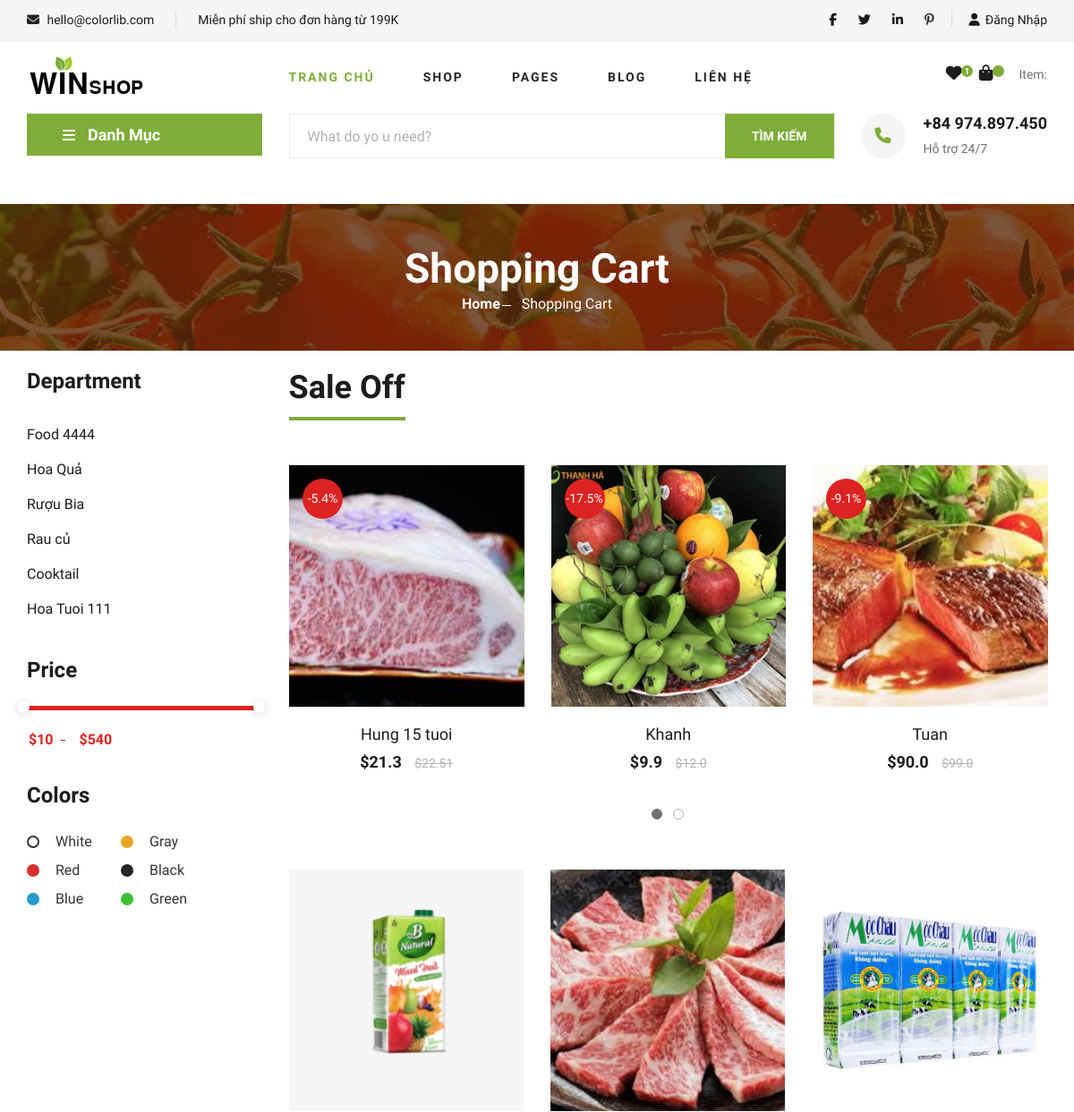
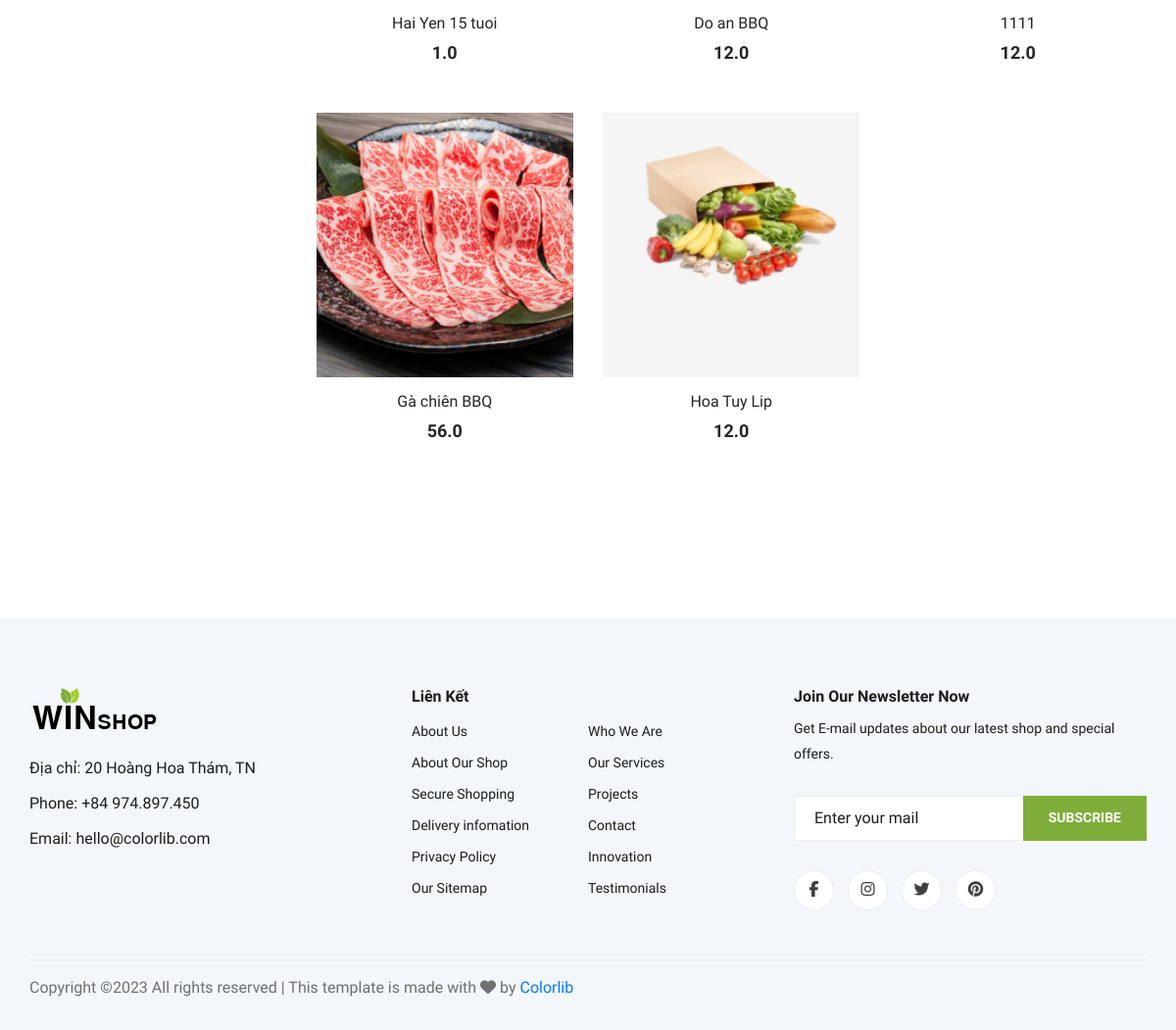
The app's page /shop/ with its own data (2 pictures, top to bottom).
### app/models.py (models this page shows, shortened)
class Category(models.Model):
    sub_category = models.ForeignKey('self', on_delete=models.CASCADE, related_name='sub_categories', null=True, blank=True)
    is_sub = models.BooleanField(default=False)
    name = models.CharField(max_length=200, null=True)
    slug = models.CharField(max_length=200, null=True)
    image = models.ImageField(null=True, blank=True)
    def __str__(self):
        return self.name

class Product(models.Model):
    name = models.CharField(max_length=200, null=True)
    category = models.ManyToManyField(Category, related_name='product_category')
    price = models.FloatField()
    price_sale = models.DecimalField(max_digits=10, decimal_places=2, default=0.0)
    describe = models.CharField(max_length=300, null=True)
    digital = models.BooleanField(default=False, null=True, blank=False)
    image = models.ImageField(null=True, blank=True)
    unit = models.CharField(max_length=50, null=True, blank=True)
    count = models.IntegerField(default=0)
    @property
    def ImageURL(self):
        try:
            url = self.image.url
        except:
            url = ''
        return url

### app/python/app/shop.py (the view)
# urls.py: path('shop/', views.shop, name="shop"),
def shop(request):
    slide_hidden = "hidden"
    fixed_height = "5px"
    user = request.user
    if user.is_staff:
        print('admin')
        show_manage = 'show'
    else:
        print('not admin')
        show_manage = 'none'
    categories = Category.objects.all()
    products = Product.objects.filter(price_sale=0)
    products_sale = Product.objects.exclude(price_sale=0)
    first_product_sale = products_sale[0]
    print(categories)
    for product in products_sale:
        product.price = float(product.price)
        product.price_sale = float(product.price_sale)
        product.sale = ((product.price - product.price_sale) / product.price) * 100
    if request.user.is_authenticated:
        customer = request.user
        order, created = Order.objects.get_or_create(customer=customer, complete=False)
        items = order.orderitem_set.all()
        user_not_login = "none"
        user_login = "show"
        for item in items:
            item.total = item.product.price * item.quantity
    else:
        order = None
        items = []
        user_not_login = "show"
        user_login = "none"
    context = {'categories': categories,
               'products': products,
               'products_sale': products_sale,
               'first_product_sale': first_product_sale,
               'show_manage': show_manage,
               'user_not_login': user_not_login,
               'user_login': user_login,
               'slide_hidden': slide_hidden,
               'fixed_height': fixed_height,
               'order': order,
               'items': items,
               }
    return render(request, 'app/shop.html', context)

### app/templates/app/shop.html (shortened to what this page needs)
{% extends 'app/base.html' %}
{% load static %}
{% block shop-content %}
    <section class="breadcrumb-section set-bg mt-4" data-setbg="{% static 'app/images/details/details-hero.jpg' %}">
        <div class="container">
            <div class="row">
                <div class="col-lg-12 text-center">
                    <div class="breadcrumb__text">
                        <h2>Shopping Cart</h2>
                        <div class="breadcrumb__option">
                            <a href="{% url 'home' %}">Home</a>
                            <span>Shopping Cart</span>
                        </div>
                    </div>
                </div>
            </div>
        </div>
    </section>
    <section style="padding-top: 20px;" class="product spad">
        <div class="container">
            <div class="row">
                <div class="col-lg-3 col-md-5">
                    <div class="sidebar">
                        <div class="sidebar__item">
                            <h4>Department</h4>
                            <ul>
                                {% for category in categories %}
                                    <li><a href="{% url 'category' %}?category={{ category.slug }}">{{ category.name }}</a></li>
                                {% endfor %}
                            </ul>
                        </div>
                        <div class="sidebar__item">
                            <h4>Price</h4>
                            <div class="price-range-wrap">
                                <div class="price-range ui-slider ui-corner-all ui-slider-horizontal ui-widget ui-widget-content"
                                    data-min="10" data-max="540">
                                    <span tabindex="0" class="ui-slider-handle ui-corner-all ui-state-default"></span>
                                    <span tabindex="0" class="ui-slider-handle ui-corner-all ui-state-default"></span>
                                </div>
                                <div class="range-slider">
                                    <div class="price-input">
                                        <input type="text" id="minamount">
                                        <input type="text" id="maxamount">
                                    </div>
                                </div>
                            </div>
                        </div>
                        <div class="sidebar__item sidebar__item__color--option">
                            <h4>Colors</h4>
                            <div class="sidebar__item__color sidebar__item__color--white">
                                <label for="white">
                                    White
                                </label>
                            </div>
                            <div class="sidebar__item__color sidebar__item__color--gray">
                                <label for="gray">
                                    Gray
                                </label>
                            </div>
                            <div class="sidebar__item__color sidebar__item__color--red">
                                <label for="red">
                                    Red
                                </label>
                            </div>
                            <div class="sidebar__item__color sidebar__item__color--black">
                                <label for="black">
                                    Black
                                </label>
                            </div>
                            <div class="sidebar__item__color sidebar__item__color--blue">
                                <label for="blue">
                                    Blue
                                </label>
                            </div>
                            <div class="sidebar__item__color sidebar__item__color--green">
                                <label for="green">
                                    Green
                                </label>
                            </div>
                        </div>
                    </div>
                </div>
                <div class="col-lg-9 col-md-7">
                    <div class="product__discount">
                        <div class="section-title product__discount__title">
                            <h2>Sale Off</h2>
                        </div>
                        <div class="row">
                            <div class="product__discount__slider owl-carousel">
                                {% for product in products_sale %}
                                    <div class="col-lg-4">
                                    <div class="product__discount__item">
                                        <div class="product__discount__item__pic set-bg"
                                            data-setbg="{{ product.ImageURL }}">
                                            <div class="product__discount__percent">-{{product.sale |floatformat:1 }}%  </div>
                                        </div>
                                        <div class="product__discount__item__text">
                                            <h5><a href="{% url 'detail' %}?id={{ product.id }}" >{{ product.name }}</a></h5>
                                            <div class="product__item__price">${{ product.price_sale }} <span>${{ product.price }}</span></div>
                                        </div>
                                    </div>
                                </div>
                                {% endfor %}
                        </div>
                    </div>
                    <div style="padding-top: 50px" class="row">
                        {% for product in products %}
                            <div class="col-lg-4 col-md-6 col-sm-6">
                                <div class="product__item">
                                    <div class="product__item__pic set-bg" data-setbg="{{ product.ImageURL }}">
                                    </div>
                                    <div class="product__item__text">
                                        <h6><a href="#">{{ product.name}}</a></h6>
                                        <h5>{{product.price}}</h5>
                                    </div>
                                </div>
                            </div>
                        {% endfor %}
                    </div>
                </div>
            </div>
        </div>
        </div>
    </section>
{% endblock shop-content %}

### records on screen
Category: name "Food 4444"
Category: name "Hoa Quả"
Category: name "Rượu Bia"
Category: name "Rau củ"
Category: name "Cooktail"
Category: name "Hoa Tuoi 111"
Product: shows a picture, sale "5.4", name "Hung 15 tuoi", price_sale "21.3", price "22.51"
Product: shows a picture, sale "17.5", name "Khanh", price_sale "9.9", price "12.0"
Product: shows a picture, sale "9.1", name "Tuan", price_sale "90.0", price "99.0"
Product: shows a picture, name "Hai Yen 15 tuoi", price "1.0"
Product: shows a picture, name "Do an BBQ", price "12.0"
Product: shows a picture, name "1111", price "12.0"
Product: shows a picture, name "Gà chiên BBQ", price "56.0"
Product: shows a picture, name "Hoa Tuy Lip", price "12.0"
